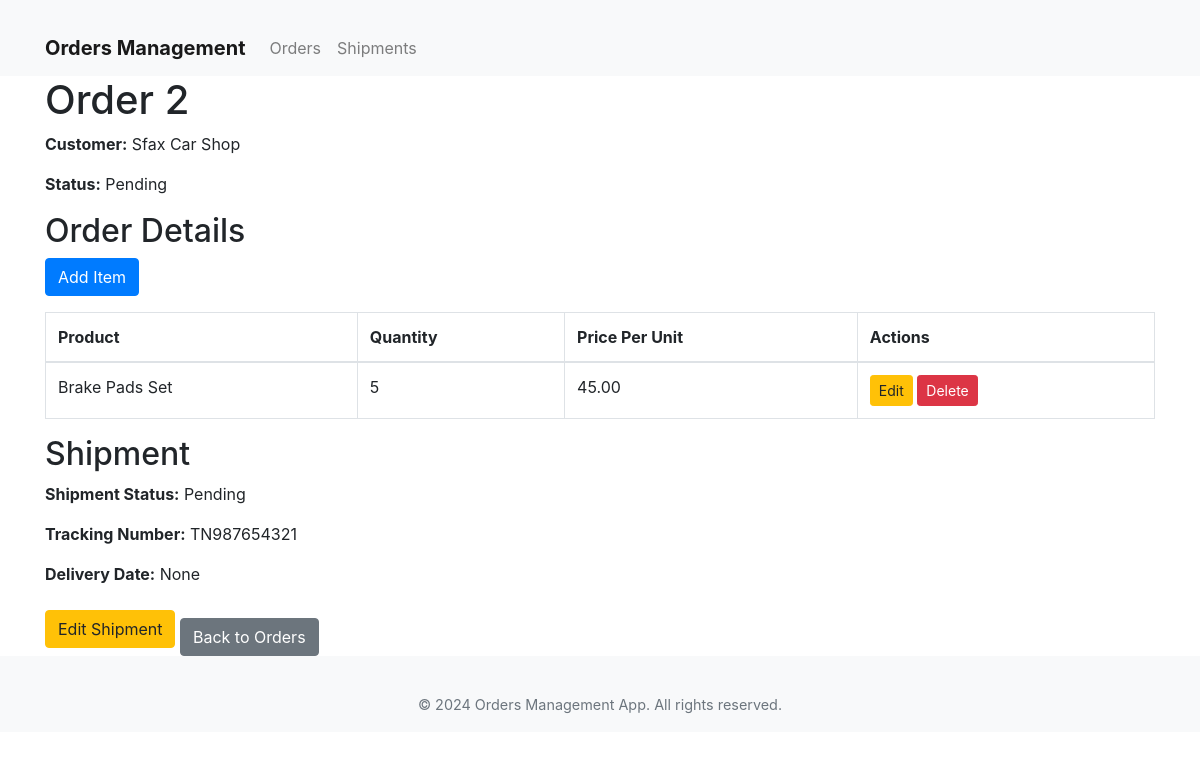
Page /orders/2/ on the committed database.
### orders/models.py (models this page shows, shortened)
class Order(models.Model):
    STATUS_CHOICES = [
        ('Pending', 'Pending'),
        ('Shipped', 'Shipped'),
        ('Completed', 'Completed'),
    ]
    customer = models.ForeignKey(Customer, on_delete=models.CASCADE)
    order_date = models.DateTimeField(auto_now_add=True)
    order_status = models.CharField(max_length=10, choices=STATUS_CHOICES, default='Pending')
    total_amount = models.DecimalField(max_digits=10, decimal_places=2, default=0)

class OrderDetail(models.Model):
    order = models.ForeignKey(Order, on_delete=models.CASCADE)
    product = models.ForeignKey(Product, on_delete=models.CASCADE)
    quantity_ordered = models.IntegerField()
    price_per_unit = models.DecimalField(max_digits=10, decimal_places=2)
    total_price = models.DecimalField(max_digits=10, decimal_places=2, editable=False)

class Shipment(models.Model):
    STATUS_CHOICES = [
        ('Pending', 'Pending'),
        ('In Transit', 'In Transit'),
        ('Delivered', 'Delivered'),
    ]
    order = models.ForeignKey(Order, on_delete=models.CASCADE)
    shipment_date = models.DateTimeField(auto_now_add=True)
    delivery_date = models.DateTimeField(null=True, blank=True)
    shipment_status = models.CharField(max_length=20, choices=STATUS_CHOICES, default='Pending')
    tracking_number = models.CharField(max_length=255, blank=True)

### customers/models.py (models this page shows)
class Customer(models.Model):
    name = models.CharField(max_length=255, verbose_name="Customer Name")
    phone_number = models.CharField(max_length=15, verbose_name="Phone Number")
    email = models.EmailField(unique=True, verbose_name="Email")
    address = models.TextField(verbose_name="Address")
    def __str__(self):
        return self.name

### products/models.py (models this page shows, shortened)
class Product(models.Model):
    product_name = models.CharField(max_length=255)
    category = models.ForeignKey(Category, on_delete=models.SET_NULL, null=True)
    quantity_in_stock = models.IntegerField(default=0)
    reorder_level = models.IntegerField(default=0)
    price_per_unit = models.DecimalField(max_digits=10, decimal_places=2)
    supplier = models.ForeignKey(Supplier, on_delete=models.SET_NULL, null=True)
    def __str__(self):
        return self.product_name

### orders/views.py (the view)
# urls.py: path('<int:pk>/', views.order_detail, name='order_detail'),
def order_detail(request, pk):
    order = get_object_or_404(Order, pk=pk)
    order_details = OrderDetail.objects.filter(order=order)
    shipment = Shipment.objects.filter(order=order).first()
    return render(request, 'orders/order_detail.html', {
        'order': order,
        'order_details': order_details,
        'shipment': shipment
    })

### orders/templates/orders/order_detail.html (shortened to what this page needs)
{% extends 'orders/layout.html' %}
{% block content %}
<h1>Order {{ order.id }}</h1>
<p><strong>Customer:</strong> {{ order.customer }}</p>
<p><strong>Status:</strong> {{ order.order_status }}</p>
<h2>Order Details</h2>
<a href="{% url 'orders:order_detail_create' order.id %}" class="btn btn-primary mb-3">Add Item</a>
<table class="table table-bordered">
    <thead>
        <tr>
            <th>Product</th>
            <th>Quantity</th>
            <th>Price Per Unit</th>
            <th>Actions</th>
        </tr>
    </thead>
    <tbody>
        {% for detail in order_details %}
        <tr>
            <td>{{ detail.product }}</td>
            <td>{{ detail.quantity_ordered }}</td>
            <td>{{ detail.price_per_unit }}</td>
            <td>
                <a href="{% url 'orders:order_detail_update' order.id detail.id %}" class="btn btn-warning btn-sm">Edit</a>
<form action="{% url 'orders:order_detail_delete' order.id detail.id %}" method="POST" style="display:inline;">
    <button type="submit" class="btn btn-danger btn-sm">Delete</button>
</form>
            </td>
        </tr>
        {% endfor %}
    </tbody>
</table>
<h2>Shipment</h2>
{% if shipment %}
    <p><strong>Shipment Status:</strong> {{ shipment.shipment_status }}</p>
    <p><strong>Tracking Number:</strong> {{ shipment.tracking_number }}</p>
    <p><strong>Delivery Date:</strong> {{ shipment.delivery_date }}</p>
    <a href="{% url 'orders:shipment_update' shipment.id %}" class="btn btn-warning">Edit Shipment</a>
{% else %}
    <a href="{% url 'orders:shipment_create' order.id %}" class="btn btn-primary">Create Shipment</a>
{% endif %}
<a href="{% url 'orders:order_list' %}" class="btn btn-secondary mt-3">Back to Orders</a>
{% endblock %}

### orders/templates/orders/layout.html (style rules this page uses)
body { padding-top: 56px; }

### rows in the picture
Order: id "2", customer "Sfax Car Shop", order_status "Pending"
OrderDetail: product "Brake Pads Set", quantity_ordered "5", price_per_unit "45.00"
Shipment: shipment_status "Pending", tracking_number "TN987654321", delivery_date "None"
